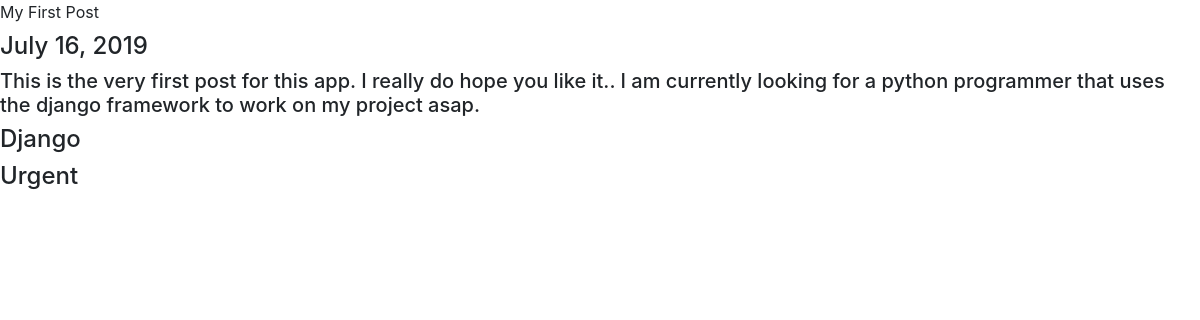
Page /ads/my-first-post on the committed database.
### interface/models.py (models this page shows, shortened)
class Ads(models.Model):
    title = models.CharField(max_length=50)
    author = models.ForeignKey(User, on_delete=models.CASCADE, null=True, blank=True)
    description = models.TextField()
    date = models.DateField(auto_now_add=True, null=True, blank=True)
    slug = models.SlugField(unique=True)
    lar = 'Laravel'
    dja = 'Django'
    aspNet = 'ASP.NET'
    node = 'Node.js'
    spring = 'Spring'
    flask = 'Flask'
    urgent = 'Urgent'
    normal = 'Normal'
    urgency = (
        (urgent, 'Urgent'),
        (normal, 'Normal')
    )
    frameworks = (
        (lar, 'Laravel'),
        (dja, 'Django'),
        (aspNet, 'ASP.NET'),
        (node, 'Node.js'),
        (spring, 'spring'),
        (flask, 'Flask')
    )
    framework = models.CharField(
        max_length=50,
        choices=frameworks,
    )
    priority = models.CharField(
        max_length=50,
        choices=urgency,
        null=True
    )

### interface/views.py (the view)
# urls.py: path('ads/<slug:slug>', AdsDetailView.as_view(), name='ads-detail'),
class AdsDetailView(DetailView):
    model = Ads
    template_name = 'interface/ads_detail.html'

### interface/Templates/interface/ads_detail.html (shortened to what this page needs)
{% load static %}
<!DOCTYPE html>
<html lang="en">
<head>
            <link rel="stylesheet" href="https://stackpath.bootstrapcdn.com/bootstrap/4.3.1/css/bootstrap.min.css">
        <link rel="stylesheet" href="{% static 'interface/bootstrap.min.css' %}"/>
</head>
<body>
<a class="mr-2">{{ object.title }}</a>
        <h4 class="article-title">{{ object.date }}</h4>
      <h5 class="article-title">{{ object.description }}</h5>
        <h4 class="article-title">{{ object.framework }}</h4>
        <h4 class="article-title">{{ object.priority }}</h4>
</body>
</html>

### rows in the picture
Ads: title "My First Post", date "July 16, 2019", description "This is the very first post for this app. I really do hope you like it.. I am currently looking for a python programmer that uses the django framework to work on my project asap.", framework "Django", priority "Urgent"
